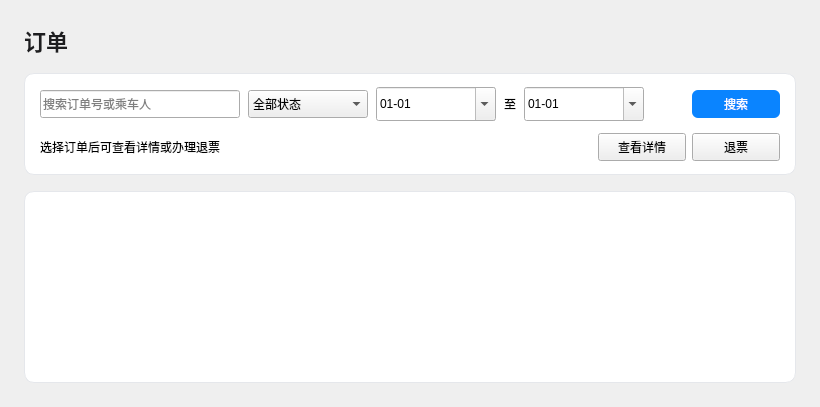
      <widget class="QWidget" name="pageOrder">
       <property name="styleSheet">
        <string notr="true">QWidget#pageOrder {
    background-color: #FFFFFF;
}

QLabel#labelOrderTitle {
    color: #1D1D1F;
    font-size: 22px;
    font-weight: 600;
}

QWidget#orderFilterCard,
QWidget#orderActionCard {
    background-color: #FFFFFF;
    border: 1px solid #E5E7EB;
    border-radius: 10px;
}

QTableView#tableOrders {
    background-color: #FFFFFF;
    border: 1px solid #E5E7EB;
    border-radius: 10px;
    color: #2F3033;
    gridline-color: #ECEDEF;
}

QTableView#tableOrders QHeaderView::section {
    background-color: #FFFFFF;
    border: none;
    border-bottom: 1px solid #E5E7EB;
    color: #6E6E73;
    padding: 8px;
}

QWidget#orderFilterCard QDateEdit {
    min-height: 28px;
    max-height: 28px;
}

QPushButton#btnSearchOrders {
    background-color: #0A84FF;
    border: none;
    border-radius: 6px;
    color: #FFFFFF;
    padding: 6px 16px;
}

QPushButton#btnSearchOrders:hover {
    background-color: #0071E3;
}</string>
       </property>
       <layout class="QVBoxLayout" name="verticalLayoutOrder">
        <property name="spacing"><number>16</number></property>
        <property name="leftMargin"><number>24</number></property>
        <property name="topMargin"><number>24</number></property>
        <property name="rightMargin"><number>24</number></property>
        <property name="bottomMargin"><number>24</number></property>
        <item>
         <widget class="QLabel" name="labelOrderTitle">
          <property name="text"><string>订单</string></property>
         </widget>
        </item>
        <item>
         <widget class="QWidget" name="orderFilterCard" native="true">
          <layout class="QVBoxLayout" name="verticalLayoutOrderFilterCard">
           <property name="spacing"><number>12</number></property>
           <property name="leftMargin"><number>16</number></property>
           <property name="topMargin"><number>14</number></property>
           <property name="rightMargin"><number>16</number></property>
           <property name="bottomMargin"><number>14</number></property>
           <item>
             <widget class="QWidget" name="orderFilterRow" native="true">
              <layout class="QHBoxLayout" name="horizontalLayoutOrderFilters">
               <property name="spacing"><number>8</number></property>
               <property name="leftMargin"><number>0</number></property>
               <property name="topMargin"><number>0</number></property>
               <property name="rightMargin"><number>0</number></property>
               <property name="bottomMargin"><number>0</number></property>
               <item>
            <widget class="QLineEdit" name="editOrderSearch">
             <property name="minimumSize"><size><width>200</width><height>28</height></size></property>
             <property name="placeholderText"><string>搜索订单号或乘车人</string></property>
            </widget>
           </item>
           <item>
            <widget class="QComboBox" name="comboOrderStatus">
             <property name="minimumSize"><size><width>120</width><height>28</height></size></property>
             <item><property name="text"><string>全部状态</string></property></item>
             <item><property name="text"><string>已出票</string></property></item>
             <item><property name="text"><string>已退票</string></property></item>
             <item><property name="text"><string>已完成</string></property></item>
            </widget>
           </item>
           <item>
                  <widget class="DateEdit" name="dateOrderFrom">
             <property name="minimumSize"><size><width>120</width><height>28</height></size></property>
             <property name="displayFormat"><string>MM-dd</string></property>
             <property name="calendarPopup"><bool>true</bool></property>
            </widget>
           </item>
           <item>
            <widget class="QLabel" name="labelOrderDateSeparator">
             <property name="text"><string>至</string></property>
             <property name="alignment"><set>Qt::AlignmentFlag::AlignCenter</set></property>
            </widget>
           </item>
           <item>
            <widget class="DateEdit" name="dateOrderTo">
             <property name="minimumSize"><size><width>120</width><height>28</height></size></property>
             <property name="displayFormat"><string>MM-dd</string></property>
             <property name="calendarPopup"><bool>true</bool></property>
            </widget>
           </item>
           <item>
            <spacer name="horizontalSpacerOrderFilters">
             <property name="orientation"><enum>Qt::Orientation::Horizontal</enum></property>
             <property name="sizeHint" stdset="0"><size><width>40</width><height>20</height></size></property>
            </spacer>
           </item>
           <item>
           <widget class="QPushButton" name="btnSearchOrders">
             <property name="minimumSize"><size><width>88</width><height>28</height></size></property>
             <property name="maximumSize"><size><width>88</width><height>28</height></size></property>
             <property name="text"><string>搜索</string></property>
            </widget>
           </item>
              </layout>
             </widget>
            </item>
            <item>
             <widget class="QWidget" name="orderActionRow" native="true">
              <layout class="QHBoxLayout" name="horizontalLayoutOrderActions">
           <property name="leftMargin"><number>0</number></property>
           <property name="topMargin"><number>0</number></property>
           <property name="rightMargin"><number>0</number></property>
           <property name="bottomMargin"><number>0</number></property>
           <item>
            <widget class="QLabel" name="labelOrderHint">
             <property name="text"><string>选择订单后可查看详情或办理退票</string></property>
            </widget>
           </item>
           <item>
            <spacer name="horizontalSpacerOrderActions">
             <property name="orientation"><enum>Qt::Orientation::Horizontal</enum></property>
             <property name="sizeHint" stdset="0"><size><width>40</width><height>20</height></size></property>
            </spacer>
           </item>
           <item>
           <widget class="QPushButton" name="btnOrderDetails">
             <property name="minimumSize"><size><width>88</width><height>28</height></size></property>
             <property name="maximumSize"><size><width>88</width><height>28</height></size></property>
             <property name="text"><string>查看详情</string></property>
            </widget>
           </item>
           <item>
           <widget class="QPushButton" name="btnRefundOrder">
             <property name="minimumSize"><size><width>88</width><height>28</height></size></property>
             <property name="maximumSize"><size><width>88</width><height>28</height></size></property>
             <property name="text"><string>退票</string></property>
            </widget>
           </item>
              </layout>
             </widget>
            </item>
          </layout>
         </widget>
        </item>
        <item>
         <widget class="QTableView" name="tableOrders">
          <property name="alternatingRowColors"><bool>true</bool></property>
          <property name="selectionBehavior"><enum>QAbstractItemView::SelectionBehavior::SelectRows</enum></property>
          <property name="selectionMode"><enum>QAbstractItemView::SelectionMode::SingleSelection</enum></property>
          <property name="editTriggers"><enum>QAbstractItemView::EditTrigger::NoEditTriggers</enum></property>
         </widget>
        </item>
       </layout>
      </widget>
